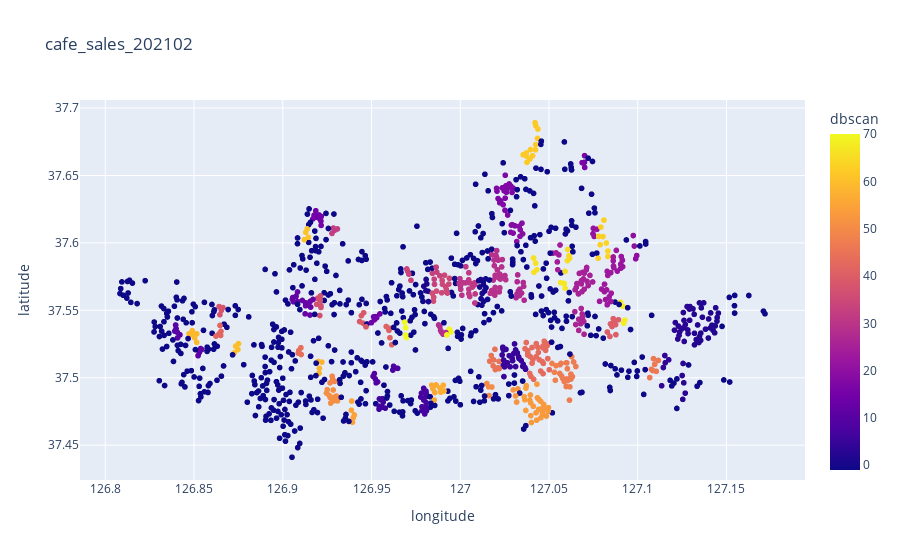

Notebook code cell kept with this figure:
### Code cell
fig = px.scatter(cafe_sales_202102, 
                 title="cafe_sales_202102", 
                 x="longitude", 
                 y="latitude",
                 color = 'dbscan')
fig.show()

### Figure 1 — Plotly figure (JSON) as saved in the notebook; plotly's stock layout.template omitted (floating-point values rounded to 4 significant figures; data arrays with more than 128 entries replaced by an {"elided": "..."} marker saying what was removed)
{"data": [{"hovertemplate": "longitude=%{x}<br>latitude=%{y}<br>dbscan=%{marker.color}<extra></extra>", "legendgroup": "", "marker": {"color": {"elided": "1168 int values"}, "coloraxis": "coloraxis", "symbol": "circle"}, "mode": "markers", "name": "", "showlegend": false, "type": "scattergl", "x": {"elided": "1168 float values"}, "xaxis": "x", "y": {"elided": "1168 float values"}, "yaxis": "y"}], "layout": {"coloraxis": {"colorbar": {"title": {"text": "dbscan"}}, "colorscale": [[0, "#0d0887"], [0.1111, "#46039f"], [0.2222, "#7201a8"], [0.3333, "#9c179e"], [0.4444, "#bd3786"], [0.5556, "#d8576b"], [0.6667, "#ed7953"], [0.7778, "#fb9f3a"], [0.8889, "#fdca26"], [1, "#f0f921"]]}, "legend": {"tracegroupgap": 0}, "title": {"text": "cafe_sales_202102"}, "xaxis": {"anchor": "y", "domain": [0, 1], "title": {"text": "longitude"}}, "yaxis": {"anchor": "x", "domain": [0, 1], "title": {"text": "latitude"}}}}
